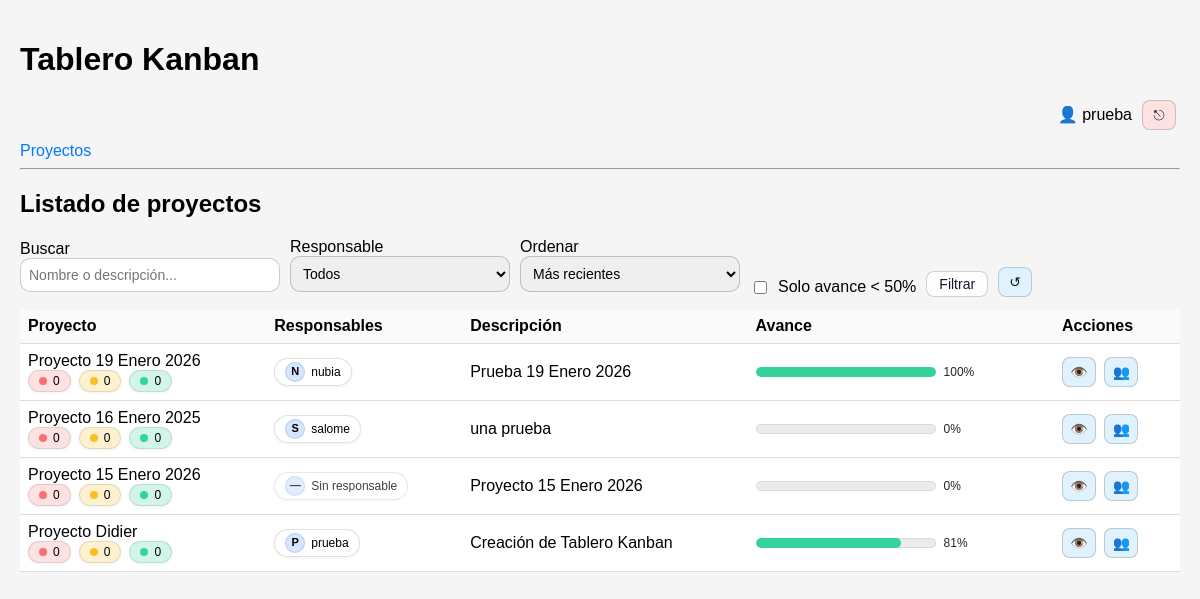
Screenshot of /?controller=projects&action=index (signed in) with the database file from the repository.
### tables this page shows
CREATE TABLE `users` (
  `id` int(11) NOT NULL,
  `name` varchar(120) NOT NULL,
  `email` varchar(190) NOT NULL,
  `password_hash` varchar(255) NOT NULL,
  `role` enum('owner','admin','member','viewer') NOT NULL DEFAULT 'member',
  `created_at` datetime NOT NULL DEFAULT current_timestamp()
);

CREATE TABLE `projects` (
  `id` int(11) NOT NULL,
  `created_by` int(11) DEFAULT NULL,
  `name` varchar(255) NOT NULL,
  `responsible` varchar(120) DEFAULT NULL,
  `responsible_user_id` int(11) DEFAULT NULL,
  `description` text DEFAULT NULL,
  `created_at` datetime NOT NULL DEFAULT current_timestamp()
);

### core/BaseController.php (called while the page is built, shortened)
<?php
abstract class BaseController
{
    protected function render(string $view, array $params = []): void
    {
        extract($params);
        $viewFile = __DIR__ . '/../app/views/' . $view . '.php';
        include __DIR__ . '/../app/views/layout.php';
    }
}

### app/controllers/ProjectsController.php (called while the page is built, shortened)
<?php
require_once __DIR__ . '/../../core/BaseController.php';
require_once __DIR__ . '/../models/Project.php';
require_once __DIR__ . '/../../core/Auth.php';
require_once __DIR__ . '/../models/User.php';
class ProjectsController extends BaseController
{
    public function index(): void
    {
        $userId = Auth::userId();
        $q = trim($_GET['q'] ?? '');
        if ($q === '') $q = null;
        $rid = (int)($_GET['responsible_user_id'] ?? 0);
        $responsibleUserId = $rid > 0 ? $rid : null;
        $sort = trim($_GET['sort'] ?? '');
        if ($sort === '') $sort = null;
        $under50 = isset($_GET['under50']) && $_GET['under50'] === '1';
        $projects = Project::allWithProgressForUser($userId, $q, $responsibleUserId, $sort, $under50);
        $responsibleOptions = Project::responsibleOptionsForUser($userId);
        $this->render('projects/index', [
        'projects' => $projects,
        'responsibleOptions' => $responsibleOptions,
        'q' => $q,
        'responsibleUserId' => $responsibleUserId,
        'sort' => $sort,
        'under50' => $under50
        ]);
    }
}

### public/index.php (called while the page is built, shortened)
<?php
$actionName     = $_GET['action'] ?? 'index';
$controller = new $controllerClass();
try {
    $controller->$actionName();
} catch (Exception $e) {
    echo "<h1>Error</h1>";
    echo "<p>" . htmlspecialchars($e->getMessage()) . "</p>";
}

### core/Auth.php (called while the page is built, shortened)
<?php
class Auth
{
    public static function userId(): ?int
    {
        return isset($_SESSION['user_id']) ? (int)$_SESSION['user_id'] : null;
    }
    public static function check(): bool
    {
        return self::userId() !== null;
    }
}

### config/db.php (called while the page is built)
<?php
class Database
{
    private static ?\PDO $connection = null;
    public static function getConnection(): \PDO
    {
        if (self::$connection === null) {
            $host = 'localhost';
            $db   = 'kanban_db';
            $user = 'root';
            $pass = '';
            $dsn  = "mysql:host=$host;dbname=$db;charset=utf8mb4";
            self::$connection = new PDO($dsn, $user, $pass, [
                PDO::ATTR_ERRMODE            => PDO::ERRMODE_EXCEPTION,
                PDO::ATTR_DEFAULT_FETCH_MODE => PDO::FETCH_ASSOC
            ]);
            self::$connection->exec("SET time_zone = '-05:00'");
        }
        return self::$connection;
    }
}

### app/models/User.php (called while the page is built, shortened)
<?php
require_once __DIR__ . '/../../config/db.php';
class User
{
    private static function db(): PDO { return Database::getConnection(); }
    public static function find(int $id): ?array
    {
        $stmt = self::db()->prepare("SELECT id,name,email,role FROM users WHERE id=? LIMIT 1");
        $stmt->execute([$id]);
        $u = $stmt->fetch();
        return $u ?: null;
    }
}

### app/models/Project.php (called while the page is built, shortened)
<?php
class Project extends Model
{
    public static function allWithProgressForUser(
        int $userId,
        ?string $q = null,
        ?int $responsibleUserId = null,
        ?string $sort = null,
        bool $under50 = false
    ): array
    {
        $db = self::db();
        $where = " pm.user_id = :user_id ";
        $orderBy = "p.id DESC";
        $having = "";
        $params = ['user_id' => $userId];
        $sql = "
            SELECT
                p.*,
                ru.name AS project_responsible_name,
                COUNT(t.id) AS total_tasks,
                SUM(CASE WHEN c.is_done = 1 THEN 1 ELSE 0 END) AS done_tasks,
                CASE
                    WHEN COUNT(t.id) = 0 THEN 0
                    ELSE ROUND(
                        (SUM(CASE WHEN c.is_done = 1 THEN 1 ELSE 0 END) / COUNT(t.id)) * 100,
                        2
                    )
                END AS progress_percentage
            FROM projects p
            JOIN project_members pm ON pm.project_id = p.id
            LEFT JOIN users ru ON ru.id = p.responsible_user_id
            LEFT JOIN tasks t ON t.project_id = p.id
            LEFT JOIN columns c ON c.id = t.column_id
            WHERE $where
            GROUP BY p.id
            $having
            ORDER BY $orderBy
        ";
        $stmt = $db->prepare($sql);
        $stmt->execute($params);
        return $stmt->fetchAll();
    }
}

### app/views/projects/index.php (the view, shortened to what this page needs)
<h2>Listado de proyectos</h2>
<form method="GET" action="<?= BASE_URL ?>" style="display:flex;gap:10px;flex-wrap:wrap;align-items:end;margin-bottom:12px;">
  <div>
    <label>Buscar</label><br>
    <input type="text" name="q"
           value="<?= htmlspecialchars($q ?? '') ?>"
           placeholder="Nombre o descripción..."
           style="padding:8px;border-radius:10px;border:1px solid rgba(0,0,0,.2);min-width:260px;">
  </div>
  <div>
    <label>Responsable</label><br>
    <select name="responsible_user_id"
            style="padding:8px;border-radius:10px;border:1px solid rgba(0,0,0,.2);min-width:220px;">
      <option value="0">Todos</option>
    </select>
  </div>
  <div>
    <label>Ordenar</label><br>
    <select name="sort"
            style="padding:8px;border-radius:10px;border:1px solid rgba(0,0,0,.2);min-width:220px;">
      <option value="">Más recientes</option>
    </select>
  </div>
  <div style="display:flex;align-items:center;gap:8px;padding-top:6px;">
    <input type="checkbox" id="under50" name="under50" value="1" <?= !empty($under50) ? 'checked' : '' ?>>
    <label for="under50" style="margin:0;">Solo avance &lt; 50%</label>
  </div>
  <button class="btn-icon" style="width:auto;padding:8px 12px;">Filtrar</button>
  <a class="btn-action view tip" data-tip="Limpiar filtros"
     href="<?= BASE_URL ?>?controller=projects&action=index">↺</a>
</form>
<table>
    <thead>
        <tr>
            <th>Proyecto</th>
            <th>Responsables</th>
            <th>Descripción</th>
            <th>Avance</th>
            <th>Acciones</th>
        </tr>
    </thead>
    <tbody>
    <?php if (empty($projects)): ?>
        <tr>
            <td colspan="4">No hay proyectos registrados.</td>
        </tr>
    <?php else: ?>
        <?php foreach ($projects as $project): ?>
            <tr>
                <td>
                        <?= htmlspecialchars($project['name']) ?> <br />
                        <?php
                        $pid = (int)$project['id'];
                        $counts = $taskCounts[$pid] ?? ['todo'=>0, 'doing'=>0, 'done'=>0];
                        ?>
                        <div class="chips">
                        <span class="chip todo tip"  data-tip="Por hacer: <?= (int)$counts['todo'] ?>">
                            <i class="dot"></i> <?= (int)$counts['todo'] ?>
                        </span>
                        <span class="chip doing tip"  data-tip="En progreso: <?= (int)$counts['doing'] ?>">
                            <i class="dot"></i> <?= (int)$counts['doing'] ?>
                        </span>
                        <span class="chip done tip"  data-tip="Hecho: <?= (int)$counts['done'] ?>">
                            <i class="dot"></i> <?= (int)$counts['done'] ?>
                        </span>
                        </div>
                </td>
                <td>
                    <?php $pr = trim($project['project_responsible_name'] ?? ''); ?>
                    <span class="badge-resp <?= $pr === '' ? 'muted' : '' ?>">
                        <span class="avatar"><?= htmlspecialchars($pr !== '' ? mb_strtoupper(mb_substr($pr,0,1)) : '—') ?></span>
                        <span class="name"><?= htmlspecialchars($pr !== '' ? $pr : 'Sin responsable') ?></span>
                    </span>
                </td>
                <td><?= htmlspecialchars($project['description'] ?? '') ?></td>
                <td>
                                    <?php
                                    $progress = (int)($project['progress_percentage'] ?? 0);
                                    $progressClass = 'progress-red';
                                    if ($progress <= 49) $progressClass = 'progress-red';
                                    else if ($progress <= 74) $progressClass = 'progress-yellow';
                                    else $progressClass = 'progress-green';
                                    ?>
                                    <div style="display:flex; align-items:center;">
                                    <div class="progress-wrap" title="Avance: <?= $progress ?>%">
                                        <div class="progress-bar <?= $progressClass ?>" style="width: <?= $progress ?>%;"></div>
                                    </div>
                                    <span class="progress-text"><?= $progress ?>%</span>
                                    </div>
                </td>
                <td  style="white-space: nowrap;">
                    <a href="<?= BASE_URL ?>?controller=projects&action=show&id=<?= (int)$project['id'] ?>"
                     class="btn-action view tip"
                     data-tip="Ver tablero">
                    👁️
                    </a>
                      <a href="<?= BASE_URL ?>?controller=projects&action=members&id=<?= (int)$project['id'] ?>"
                      class="btn-action view tip"
                      data-tip="Miembros del proyecto">👥</a>
                </td>
            </tr>
        <?php endforeach; ?>
    <?php endif; ?>
    </tbody>
</table>

### app/views/layout.php (shortened to what this page needs)
<!DOCTYPE html>
<html lang="es">
<head>
</head>
<?php $isAuthPage = (strpos($viewFile, '/auth/login.php') !== false); ?>
<body class="<?= $isAuthPage ? 'auth-body' : '' ?>">
<?php if (!$isAuthPage): ?>
<header>
    <h1>Tablero Kanban</h1>
<nav>
    <?php
    require_once __DIR__ . '/../../core/Auth.php';
    require_once __DIR__ . '/../models/User.php';
    ?>
    <?php if (Auth::check()): ?>
      <?php $u = User::find(Auth::userId()); ?>
      <div style="display:flex;justify-content:flex-end;align-items:center;gap:10px;margin-bottom:12px;">
        <span class="tip" data-tip="<?= htmlspecialchars($u['email'] ?? '') ?>">
          👤 <?= htmlspecialchars($u['name'] ?? 'Usuario') ?>
        </span>
        <a href="<?= BASE_URL ?>?controller=auth&action=logout"
          class="btn-action del tip"
          data-tip="Cerrar sesión">
          ⎋
        </a>
      </div>
    <?php endif; ?>
</nav>
    <nav>
        <a href="<?= BASE_URL ?>?controller=projects&action=index">Proyectos</a>
    </nav>
    <hr>
</header>
<?php endif; ?>
<main class="<?= $isAuthPage ? 'auth-main' : '' ?>">
    <?php include $viewFile; ?>
</main>
</body>
</html>

### app/views/layout.php (style rules this page uses)
body { font-family: Arial, sans-serif; margin: 0; padding: 20px; background: #f5f5f5; }
header { margin-bottom: 20px; }
a { text-decoration: none; color: #007bff; }
table { width: 100%; border-collapse: collapse; background: #fff; }
th, td { padding: 8px; border-bottom: 1px solid #ddd; }
th { background: #fafafa; text-align: left; }
form { margin-top: 8px; margin-bottom: 8px; }
input[type="text"], textarea, select { width: 100%; box-sizing: border-box; padding: 5px; margin-bottom: 5px; border-radius: 4px; border: 1px solid #ccc; font-size: 14px; }
button { padding: 5px 10px; border: none; border-radius: 4px; background: #007bff; color: #fff; cursor: pointer; font-size: 14px; }
.badge-resp { display:inline-flex; align-items:center; gap:6px; padding:3px 10px; border-radius:999px; font-size:12px; line-height:1; background: rgba(255,255,255,0.55); border: 1px solid rgba(0,0,0,0.12); box-shadow: 0 1px 3px rgba(0,0,0,0.06); }
.badge-resp .avatar { width:18px; height:18px; border-radius:50%; display:inline-flex; align-items:center; justify-content:center; font-weight:700; font-size:11px; background: rgba(59,130,246,0.20); border: 1px solid rgba(59,130,246,0.25); }
.badge-resp .name { white-space:nowrap; max-width: 180px; overflow:hidden; text-overflow:ellipsis; }
.badge-resp.muted { opacity:0.75; }
.btn-icon { width: 30px; height: 26px; display: inline-flex; align-items: center; justify-content: center; border-radius: 8px; border: 1px solid rgba(0,0,0,0.18); background: rgba(255,255,255,0.9); cursor: pointer; color: #111827 !important; font-size: 14px; line-height: 1; }
.btn-action { width: 32px; height: 28px; display: inline-flex; align-items: center; justify-content: center; border-radius: 8px; border: 1px solid rgba(0,0,0,0.18); background: rgba(255,255,255,0.95); color: #111827; cursor: pointer; font-size: 14px; line-height: 1; margin-right: 4px; }
.btn-action.view { background: #e0f2fe; }
.btn-action.del { background: #fee2e2; }
.progress-wrap { width: 180px; height: 10px; border-radius: 999px; background: rgba(0,0,0,0.08); overflow: hidden; box-shadow: inset 0 0 0 1px rgba(0,0,0,0.08); }
.progress-bar { height: 100%; width: 0%; border-radius: 999px; transition: width 250ms ease; }
.progress-green { background: #34d399; }
.progress-text { font-size: 12px; margin-left: 8px; opacity: 0.85; white-space: nowrap; }
.chips { display: inline-flex; gap: 8px; flex-wrap: wrap; align-items: center; }
.chip { display: inline-flex; align-items: center; gap: 6px; padding: 4px 10px; border-radius: 999px; font-size: 12px; line-height: 1; border: 1px solid rgba(0,0,0,0.10); box-shadow: 0 1px 3px rgba(0,0,0,0.06); background: rgba(255,255,255,0.7); }
.chip .dot { width: 8px; height: 8px; border-radius: 50%; display: inline-block; }
.chip.todo { background: rgba(248,113,113,0.20); }
.chip.todo .dot { background: #f87171; }
.chip.doing { background: rgba(251,191,36,0.22); }
.chip.doing .dot { background: #fbbf24; }
.chip.done { background: rgba(52,211,153,0.22); }
.chip.done .dot { background: #34d399; }
.tip { position: relative; }
.muted { opacity:.7; }

### rows the page displays
users: name "prueba"
projects: name "Proyecto 19 Enero 2026", id "0", responsible_user.name "N", responsible_user.name "nubia", description "Prueba 19 Enero 2026", progress "100"
projects: name "Proyecto 16 Enero 2025", id "0", responsible_user.name "S", responsible_user.name "salome", description "una prueba", progress "0"
projects: name "Proyecto 15 Enero 2026", id "0", pr "—", pr "Sin responsable", description "Proyecto 15 Enero 2026", progress "0"
projects: name "Proyecto Didier", id "0", responsible_user.name "P", responsible_user.name "prueba", description "Creación de Tablero Kanban", progress "81"
